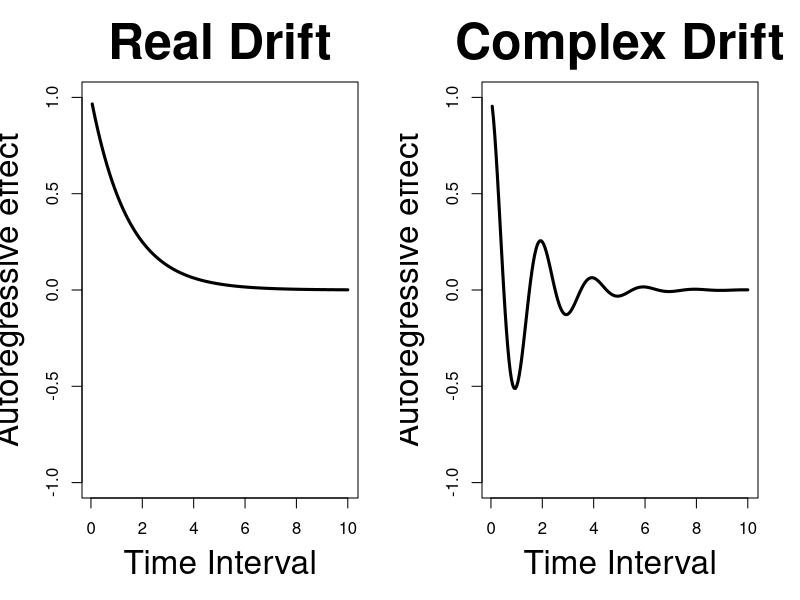
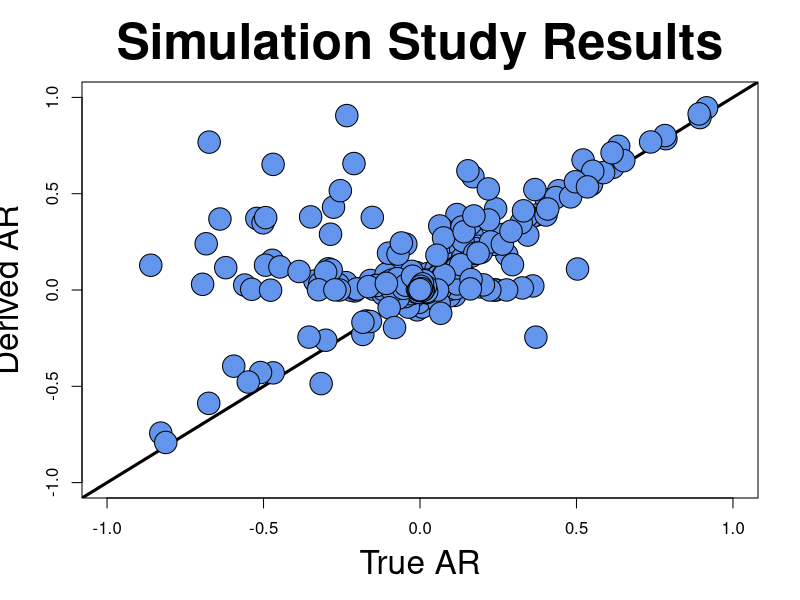

Recreate these plots in R, in order.
################################################################################
# VISUALIZATION
# 
# Visualize the two types of drift. Either:
#   - Real values for the drift parameter \theta of the Ornstein-Uhlenbeck model,
#     leads to strictly positive values of the autoregressive effect
#   - Imaginary parts for the drift parameter \theta of the Ornstein-Uhlenbeck 
#     model, leads to negative and/or positive values of the autoregressive 
#     effect, depending on the measured time interval

by <- 0.05

png(file.path("figures", "real-complex.png"), width = 1000, height = 550)

par(mfrow = c(1, 2))
plot(
    seq(by, 10, by = by), 
    exp(complex(real = log(0.5), imaginary = 0) * seq(by, 10, by = by)),
    type = "l",
    main = "Real Drift",
    xlab = "Time Interval",
    ylab = "Autoregressive effect",
    ylim = c(-1, 1),
    lwd = 3,
    cex.main = 3,
    cex.lab = 2
) |>
    suppressWarnings()

plot(
    seq(by, 10, by = by), 
    exp(complex(real = log(0.5), imaginary = pi) * seq(by, 10, by = by)),
    type = "l",
    main = "Complex Drift",
    xlab = "Time Interval",
    ylab = "Autoregressive effect",
    ylim = c(-1, 1),
    lwd = 3,
    cex.main = 3,
    cex.lab = 2
) |>
    suppressWarnings()

dev.off()


################################################################################
# TRANSFORMATION
# 
# Check whether we can compute the expected value of the autoregressive effect
# after a time interval \Delta t_1 when we already computed the autoregressive 
# effect after a time interval \Delta t_0. 
#
# This simulation study goes as follows:
#   - Create the expected trajectories of the autoregressive effect based on 
#     the OU (as visualized above)
#   - Draw a random value for the autoregressive effects after a time interval 
#     \Delta t_0 and \Delta t_1
#   - Compute the value of the autoregressive effect \phi_1 after a time interval
#     \Delta t_1 based on this time interval, \Delta t_0, and \phi_0
#
# ASSUMPTION: In the transformation, we will always assume that the imaginary
# part of the drift parameters under a negative autoregressive effect is equal 
# to pi, effectively communicating that this value is at a turning point in the 
# cycle and won't become more negative when changing the time interval slightly. 
# This is a necessary assumption to take for identifiability purposes and can be
# defended based on the autoregressive framework, where a negative autoregressive
# effect creates sawtooth-like dynamics that can only be displayed in the 
# assumed case (note that this, of course, assumes equal time intervals).
#
# This assumption becomes problematic in the following cases (as seen in the 
# simulation study):
#   - When the first autoregressive effect ar_0 comes from an oscillating 
#     dynamical system (imaginary part of theta is not 0) but is positive. In 
#     this case, we transform the positive value of the autoregressive effect 
#     according to a real exponential rather than the complex one that would be
#     required for correct derivations.
#   - When the two time intervals are not integer multiples of each other such
#     that a rotation has happened. While not impossible and accounted for 
#     somewhat through the ratio of time intervals, it does make it difficult
#     to map the derived values of the autoregressive effect to the actual 
#     correct ones when time intervals fall between the discrete-time gaps.

# Create a transformer function, transforming the autoregressive effect to a new 
# time interval
#
# @param ar_0 Numeric denoting the autoregressive effect based on a time 
# interval dt_0
# @param dt_0 Numeric denoting the time interval at which the autoregressive 
# effect ar_0 has been measured
# @param dt_1 Numeric denoting the time interval for which you would like to 
# compute the expected autoregressive effect
#
# @return The expected value for the autoregressive effect as measured at a 
# time interval dt_1 (i.e., ar_1)
transformer <- function(ar_0,
                        dt_0, 
                        dt_1) {

    # Based on the value of the autoregressive effect, we create a complex 
    # number with either no imaginary parts (ar > 0) or with an imaginary part
    # at an angle pi (ar < 0).
    if(ar_0 >= 0) {
        theta <- complex(
            real = log(ar_0),
            imaginary = 0
        )
    } else {
        theta <- complex(
            real = log(abs(ar_0)),
            imaginary = pi
        )
    }

    # Transform to the expected value at a time interval dt_1. Only use the 
    # real parts of this number
    return(Re(exp(theta * dt_1 / dt_0)))
}

# Create a true drift function, describing what the autoregressive effect would 
# be like at particular time intervals when using the drift parameter of the OU
#
# @param theta Complex number denoting the drift parameter theta
# @param dt Discretized time step by which the time interval increases over time.
# Defaults to 1e-2.
# @param max_time Numeric denoting the maximal value for the time interval. 
# Defaults to 5.
#
# @return Dataframe containing the time interval ("interval") and the 
# corresponding autoregressive effect ("ar") under the specification of the OU
drift <- function(theta,
                  dt = 1e-2,
                  max_time = 5) {
    
    # Create the time intervals 
    interval <- seq(dt, max_time, by = dt)

    # Create and return the requested data.frame
    return(
        data.frame(
            time_interval = interval, 
            ar = Re(exp(-theta * interval))
        )
    )
}

# Run the simulation study itself
set.seed(6622537) # Sesame Street is No Place for Romance - A Lot Like Birds
result <- lapply(
    1:500, 
    function(i) {
        # Generate random values for the drift parameter within particular bounds
        theta <- complex(
            real = runif(1, 1e-2, 2),
            imaginary = runif(1, -pi + 1e-2, pi - 1e-2)
        )

        # Generate the expected autoregressive effects at particular time 
        # intervals for this drift parameter
        autoregressive <- drift(theta)

        # Select two random rows within this data.frame. The first occurring 
        # value will be treated as the given autoregressive effect ar_0 at a 
        # particular time interval dt_0, while the second value will be taken 
        # as the time interval dt_1 that we want to transform to
        idx <- sample(1:nrow(autoregressive), 2) |>
            sort()

        # Transform the ar_0 to ar_1
        times <- autoregressive$time_interval[idx]
        transformed <- transformer(
            ar_0 = autoregressive$ar[idx[1]],
            dt_0 = times[1],
            dt_1 = times[2]
        )

        # Return a single rowed data.frame containing all useful information
        return(
            data.frame(
                ar_0 = autoregressive$ar[idx[1]],
                dt_0 = times[1],
                dt_1 = times[2],
                ar_1_true = autoregressive$ar[idx[2]],
                ar_1_transformed = transformed,
                ar_1_difference = abs(transformed - autoregressive$ar[idx[2]]),
                theta_real = Re(theta),
                theta_imaginary = Im(theta),
                oscillating = abs(Im(theta)) > 5e-1,
                dt_difference = abs(times[2] / times[1] - round(times[2] / times[1]))
            )
        )
    }
)
result <- do.call("rbind", result)

# Plot the result
png(file.path("figures", "simulation.png"), width = 750, height = 850)
par(mfrow = c(1, 1))
plot(
    result$ar_1_true, 
    result$ar_1_transformed, 
    type = "n",
    main = "Simulation Study Results",
    xlab = "True AR",
    ylab = "Derived AR",
    xlim = c(-1, 1),
    ylim = c(-1, 1),
    cex.main = 3,
    cex.lab = 2
)
abline(
    a = 0, 
    b = 1, 
    col = "black",
    lwd = 3
)
points(
    result$ar_1_true,
    result$ar_1_transformed, 
    col = "black",
    bg = "cornflowerblue",
    cex = 3,
    pch = 21
)
dev.off()
